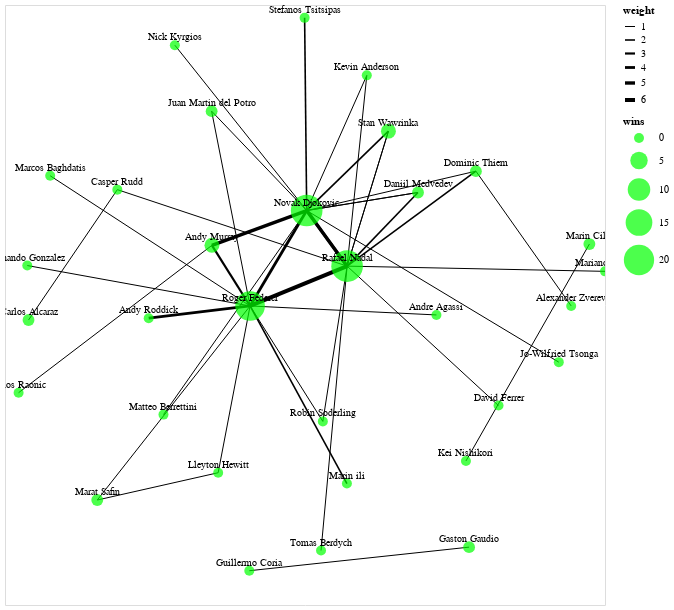

Notebook code for this chart:
### Markdown cell above
### Build graph

### Code cell
edges_chart = alt.Chart(edges_alt).mark_line().encode(
    x='x_winner:Q',
    y='y_winner:Q',
    x2='x_runner:Q',
    y2='y_runner:Q',
    strokeWidth='weight:Q',
    tooltip=['WINNER:N', 'RUNNER_UP:N', 'weight:Q']
).properties(
    width=600,
    height=600
)

nodes_chart = alt.Chart(nodes).mark_circle(color='lime').encode(
    x='x:Q',
    y='y:Q',
    size=alt.Size('wins:Q', scale=alt.Scale(range=[100, 1000])),
    tooltip=['player:N', 'wins:Q']
)

labels = alt.Chart(nodes).mark_text(
    align='center',
    baseline='middle',
    fontSize=10,
    dy=-8   
).encode(
    x='x:Q',
    y='y:Q',
    text='player:N'
)

network_chart = (edges_chart + nodes_chart + labels).encode(
    x=alt.X('x:Q', axis=None),
    y=alt.Y('y:Q', axis=None)    
)
network_chart.interactive()

### Figure 1 — Vega-Lite specification as saved in the notebook (floating-point values rounded to 4 significant figures)
{"config": {"view": {"continuousWidth": 300, "continuousHeight": 300}}, "layer": [{"data": {"name": "data-c041c2e894656ad269441791cdac0f4d"}, "mark": {"type": "line"}, "encoding": {"strokeWidth": {"field": "weight", "type": "quantitative"}, "tooltip": [{"field": "WINNER", "type": "nominal"}, {"field": "RUNNER_UP", "type": "nominal"}, {"field": "weight", "type": "quantitative"}], "x": {"field": "x_winner", "type": "quantitative"}, "x2": {"field": "x_runner"}, "y": {"field": "y_winner", "type": "quantitative"}, "y2": {"field": "y_runner"}}, "name": "view_5e134aa7da889357_0"}, {"data": {"name": "data-e1b70191c1a4553f3b9c75a5ca00d12f"}, "mark": {"type": "circle", "color": "lime"}, "encoding": {"size": {"field": "wins", "scale": {"range": [100, 1000]}, "type": "quantitative"}, "tooltip": [{"field": "player", "type": "nominal"}, {"field": "wins", "type": "quantitative"}], "x": {"field": "x", "type": "quantitative"}, "y": {"field": "y", "type": "quantitative"}}}, {"data": {"name": "data-e1b70191c1a4553f3b9c75a5ca00d12f"}, "mark": {"type": "text", "align": "center", "baseline": "middle", "dy": -8, "fontSize": 10}, "encoding": {"text": {"field": "player", "type": "nominal"}, "x": {"field": "x", "type": "quantitative"}, "y": {"field": "y", "type": "quantitative"}}}], "encoding": {"x": {"axis": null, "field": "x", "type": "quantitative"}, "y": {"axis": null, "field": "y", "type": "quantitative"}}, "height": 600, "params": [{"name": "param_1e9efca18e7a2868", "select": {"type": "interval", "encodings": ["x", "y"]}, "bind": "scales", "views": ["view_5e134aa7da889357_0"]}], "width": 600, "$schema": "https://vega.github.io/schema/vega-lite/v6.1.0.json", "datasets": {"data-c041c2e894656ad269441791cdac0f4d": [{"WINNER": "Andy Murray", "RUNNER-UP": "Milos Raonic", "weight": 1, "x_winner": -0.3102, "y_winner": 0.1989, "x_runner": -0.9547, "y_runner": -0.2924}, {"WINNER": "Andy Murray", "RUNNER-UP": "Novak Djokovic", "weight": 2, "x_winner": -0.3102, "y_winner": 0.1989, "x_runner": 0.005652, "y_runner": 0.3148}, {"WINNER": "Carlos Alcaraz", "RUNNER-UP": "Casper Rudd", "weight": 1, "x_winner": -0.9216, "y_winner": -0.05012, "x_runner": -0.6255, "y_runner": 0.3846}, {"WINNER": "Daniil Medvedev", "RUNNER-UP": "Novak Djokovic", "weight": 1, "x_winner": 0.3767, "y_winner": 0.3751, "x_runner": 0.005652, "y_runner": 0.3148}, {"WINNER": "Dominic Thiem", "RUNNER-UP": "Alexander Zverev", "weight": 1, "x_winner": 0.5696, "y_winner": 0.4461, "x_runner": 0.8873, "y_runner": -0.003191}, {"WINNER": "Gaston Gaudio", "RUNNER-UP": "Guillermo Coria", "weight": 1, "x_winner": 0.5469, "y_winner": -0.8072, "x_runner": -0.1857, "y_runner": -0.8858}, {"WINNER": "Juan Martin del Potro", "RUNNER-UP": "Roger Federer", "weight": 1, "x_winner": -0.3113, "y_winner": 0.6461, "x_runner": -0.1831, "y_runner": -0.003217}, {"WINNER": "Marat Safin", "RUNNER-UP": "Lleyton Hewitt", "weight": 1, "x_winner": -0.6924, "y_winner": -0.6501, "x_runner": -0.2895, "y_runner": -0.5591}, {"WINNER": "Marin Cilic", "RUNNER-UP": "Kei Nishikori", "weight": 1, "x_winner": 0.948, "y_winner": 0.2031, "x_runner": 0.5365, "y_runner": -0.5199}, {"WINNER": "Novak Djokovic", "RUNNER-UP": "Andy Murray", "weight": 5, "x_winner": 0.005652, "y_winner": 0.3148, "x_runner": -0.3102, "y_runner": 0.1989}, {"WINNER": "Novak Djokovic", "RUNNER-UP": "Daniil Medvedev", "weight": 1, "x_winner": 0.005652, "y_winner": 0.3148, "x_runner": 0.3767, "y_runner": 0.3751}, {"WINNER": "Novak Djokovic", "RUNNER-UP": "Dominic Thiem", "weight": 1, "x_winner": 0.005652, "y_winner": 0.3148, "x_runner": 0.5696, "y_runner": 0.4461}, {"WINNER": "Novak Djokovic", "RUNNER-UP": "Jo-Wilfried Tsonga", "weight": 1, "x_winner": 0.005652, "y_winner": 0.3148, "x_runner": 0.846, "y_runner": -0.1905}, {"WINNER": "Novak Djokovic", "RUNNER-UP": "Juan Martin del Potro", "weight": 1, "x_winner": 0.005652, "y_winner": 0.3148, "x_runner": -0.3113, "y_runner": 0.6461}, {"WINNER": "Novak Djokovic", "RUNNER-UP": "Kevin Anderson", "weight": 1, "x_winner": 0.005652, "y_winner": 0.3148, "x_runner": 0.206, "y_runner": 0.7654}, {"WINNER": "Novak Djokovic", "RUNNER-UP": "Matteo Berrettini", "weight": 1, "x_winner": 0.005652, "y_winner": 0.3148, "x_runner": -0.4717, "y_runner": -0.3654}, {"WINNER": "Novak Djokovic", "RUNNER-UP": "Nick Kyrgios", "weight": 1, "x_winner": 0.005652, "y_winner": 0.3148, "x_runner": -0.4338, "y_runner": 0.866}, {"WINNER": "Novak Djokovic", "RUNNER-UP": "Rafael Nadal", "weight": 4, "x_winner": 0.005652, "y_winner": 0.3148, "x_runner": 0.1404, "y_runner": 0.1295}, {"WINNER": "Novak Djokovic", "RUNNER-UP": "Roger Federer", "weight": 4, "x_winner": 0.005652, "y_winner": 0.3148, "x_runner": -0.1831, "y_runner": -0.003217}, {"WINNER": "Novak Djokovic", "RUNNER-UP": "Stefanos Tsitsipas", "weight": 2, "x_winner": 0.005652, "y_winner": 0.3148, "x_runner": -0.001268, "y_runner": 0.9571}, {"WINNER": "Rafael Nadal", "RUNNER-UP": "Casper Rudd", "weight": 1, "x_winner": 0.1404, "y_winner": 0.1295, "x_runner": -0.6255, "y_runner": 0.3846}, {"WINNER": "Rafael Nadal", "RUNNER-UP": "Daniil Medvedev", "weight": 2, "x_winner": 0.1404, "y_winner": 0.1295, "x_runner": 0.3767, "y_runner": 0.3751}, {"WINNER": "Rafael Nadal", "RUNNER-UP": "David Ferrer", "weight": 1, "x_winner": 0.1404, "y_winner": 0.1295, "x_runner": 0.6451, "y_runner": -0.3353}, {"WINNER": "Rafael Nadal", "RUNNER-UP": "Dominic Thiem", "weight": 2, "x_winner": 0.1404, "y_winner": 0.1295, "x_runner": 0.5696, "y_runner": 0.4461}, {"WINNER": "Rafael Nadal", "RUNNER-UP": "Kevin Anderson", "weight": 1, "x_winner": 0.1404, "y_winner": 0.1295, "x_runner": 0.206, "y_runner": 0.7654}, {"WINNER": "Rafael Nadal", "RUNNER-UP": "Mariano Puerta", "weight": 1, "x_winner": 0.1404, "y_winner": 0.1295, "x_runner": 1.0, "y_runner": 0.1122}, {"WINNER": "Rafael Nadal", "RUNNER-UP": "Novak Djokovic", "weight": 5, "x_winner": 0.1404, "y_winner": 0.1295, "x_runner": 0.005652, "y_runner": 0.3148}, {"WINNER": "Rafael Nadal", "RUNNER-UP": "Robin Soderling", "weight": 1, "x_winner": 0.1404, "y_winner": 0.1295, "x_runner": 0.05947, "y_runner": -0.388}, {"WINNER": "Rafael Nadal", "RUNNER-UP": "Roger Federer", "weight": 6, "x_winner": 0.1404, "y_winner": 0.1295, "x_runner": -0.1831, "y_runner": -0.003217}, {"WINNER": "Rafael Nadal", "RUNNER-UP": "Stan Wawrinka", "weight": 1, "x_winner": 0.1404, "y_winner": 0.1295, "x_runner": 0.2781, "y_runner": 0.5795}, {"WINNER": "Rafael Nadal", "RUNNER-UP": "Tomas Berdych", "weight": 1, "x_winner": 0.1404, "y_winner": 0.1295, "x_runner": 0.05346, "y_runner": -0.8183}, {"WINNER": "Roger Federer", "RUNNER-UP": "Andre Agassi", "weight": 1, "x_winner": -0.1831, "y_winner": -0.003217, "x_runner": 0.4381, "y_runner": -0.03316}, {"WINNER": "Roger Federer", "RUNNER-UP": "Andy Murray", "weight": 3, "x_winner": -0.1831, "y_winner": -0.003217, "x_runner": -0.3102, "y_runner": 0.1989}, {"WINNER": "Roger Federer", "RUNNER-UP": "Andy Roddick", "weight": 4, "x_winner": -0.1831, "y_winner": -0.003217, "x_runner": -0.521, "y_runner": -0.04404}, {"WINNER": "Roger Federer", "RUNNER-UP": "Fernando Gonzalez", "weight": 1, "x_winner": -0.1831, "y_winner": -0.003217, "x_runner": -0.9257, "y_runner": 0.1315}, {"WINNER": "Roger Federer", "RUNNER-UP": "Lleyton Hewitt", "weight": 1, "x_winner": -0.1831, "y_winner": -0.003217, "x_runner": -0.2895, "y_runner": -0.5591}, {"WINNER": "Roger Federer", "RUNNER-UP": "Marat Safin", "weight": 1, "x_winner": -0.1831, "y_winner": -0.003217, "x_runner": -0.6924, "y_runner": -0.6501}, {"WINNER": "Roger Federer", "RUNNER-UP": "Marcos Baghdatis", "weight": 1, "x_winner": -0.1831, "y_winner": -0.003217, "x_runner": -0.8494, "y_runner": 0.4308}, {"WINNER": "Roger Federer", "RUNNER-UP": "Marin ili", "weight": 2, "x_winner": -0.1831, "y_winner": -0.003217, "x_runner": 0.1397, "y_runner": -0.5952}, {"WINNER": "Roger Federer", "RUNNER-UP": "Novak Djokovic", "weight": 1, "x_winner": -0.1831, "y_winner": -0.003217, "x_runner": 0.005652, "y_runner": 0.3148}, {"WINNER": "Roger Federer", "RUNNER-UP": "Rafael Nadal", "weight": 3, "x_winner": -0.1831, "y_winner": -0.003217, "x_runner": 0.1404, "y_runner": 0.1295}, {"WINNER": "Roger Federer", "RUNNER-UP": "Robin Soderling", "weight": 1, "x_winner": -0.1831, "y_winner": -0.003217, "x_runner": 0.05947, "y_runner": -0.388}, {"WINNER": "Stan Wawrinka", "RUNNER-UP": "Novak Djokovic", "weight": 2, "x_winner": 0.2781, "y_winner": 0.5795, "x_runner": 0.005652, "y_runner": 0.3148}, {"WINNER": "Stan Wawrinka", "RUNNER-UP": "Rafael Nadal", "weight": 1, "x_winner": 0.2781, "y_winner": 0.5795, "x_runner": 0.1404, "y_runner": 0.1295}], "data-e1b70191c1a4553f3b9c75a5ca00d12f": [{"player": "Novak Djokovic", "x": 0.005652, "y": 0.3148, "WINNER": "Novak Djokovic", "wins": 22.0}, {"player": "Stefanos Tsitsipas", "x": -0.001268, "y": 0.9571, "WINNER": 0, "wins": 0.0}, {"player": "Carlos Alcaraz", "x": -0.9216, "y": -0.05012, "WINNER": "Carlos Alcaraz", "wins": 1.0}, {"player": "Casper Rudd", "x": -0.6255, "y": 0.3846, "WINNER": 0, "wins": 0.0}, {"player": "Nick Kyrgios", "x": -0.4338, "y": 0.866, "WINNER": 0, "wins": 0.0}, {"player": "Rafael Nadal", "x": 0.1404, "y": 0.1295, "WINNER": "Rafael Nadal", "wins": 22.0}, {"player": "Daniil Medvedev", "x": 0.3767, "y": 0.3751, "WINNER": "Daniil Medvedev", "wins": 1.0}, {"player": "Matteo Berrettini", "x": -0.4717, "y": -0.3654, "WINNER": 0, "wins": 0.0}, {"player": "Dominic Thiem", "x": 0.5696, "y": 0.4461, "WINNER": "Dominic Thiem", "wins": 1.0}, {"player": "Alexander Zverev", "x": 0.8873, "y": -0.003191, "WINNER": 0, "wins": 0.0}, {"player": "Roger Federer", "x": -0.1831, "y": -0.003217, "WINNER": "Roger Federer", "wins": 19.0}, {"player": "Juan Martin del Potro", "x": -0.3113, "y": 0.6461, "WINNER": "Juan Martin del Potro", "wins": 1.0}, {"player": "Kevin Anderson", "x": 0.206, "y": 0.7654, "WINNER": 0, "wins": 0.0}, {"player": "Marin ili", "x": 0.1397, "y": -0.5952, "WINNER": 0, "wins": 0.0}, {"player": "Stan Wawrinka", "x": 0.2781, "y": 0.5795, "WINNER": "Stan Wawrinka", "wins": 3.0}, {"player": "Andy Murray", "x": -0.3102, "y": 0.1989, "WINNER": "Andy Murray", "wins": 3.0}, {"player": "Milos Raonic", "x": -0.9547, "y": -0.2924, "WINNER": 0, "wins": 0.0}, {"player": "Marin Cilic", "x": 0.948, "y": 0.2031, "WINNER": "Marin Cilic", "wins": 1.0}, {"player": "Kei Nishikori", "x": 0.5365, "y": -0.5199, "WINNER": 0, "wins": 0.0}, {"player": "David Ferrer", "x": 0.6451, "y": -0.3353, "WINNER": 0, "wins": 0.0}, {"player": "Tomas Berdych", "x": 0.05346, "y": -0.8183, "WINNER": 0, "wins": 0.0}, {"player": "Robin Soderling", "x": 0.05947, "y": -0.388, "WINNER": 0, "wins": 0.0}, {"player": "Andy Roddick", "x": -0.521, "y": -0.04404, "WINNER": 0, "wins": 0.0}, {"player": "Jo-Wilfried Tsonga", "x": 0.846, "y": -0.1905, "WINNER": 0, "wins": 0.0}, {"player": "Fernando Gonzalez", "x": -0.9257, "y": 0.1315, "WINNER": 0, "wins": 0.0}, {"player": "Marcos Baghdatis", "x": -0.8494, "y": 0.4308, "WINNER": 0, "wins": 0.0}, {"player": "Andre Agassi", "x": 0.4381, "y": -0.03316, "WINNER": 0, "wins": 0.0}, {"player": "Mariano Puerta", "x": 1.0, "y": 0.1122, "WINNER": 0, "wins": 0.0}, {"player": "Marat Safin", "x": -0.6924, "y": -0.6501, "WINNER": "Marat Safin", "wins": 1.0}, {"player": "Lleyton Hewitt", "x": -0.2895, "y": -0.5591, "WINNER": 0, "wins": 0.0}, {"player": "Gaston Gaudio", "x": 0.5469, "y": -0.8072, "WINNER": "Gaston Gaudio", "wins": 1.0}, {"player": "Guillermo Coria", "x": -0.1857, "y": -0.8858, "WINNER": 0, "wins": 0.0}]}}
